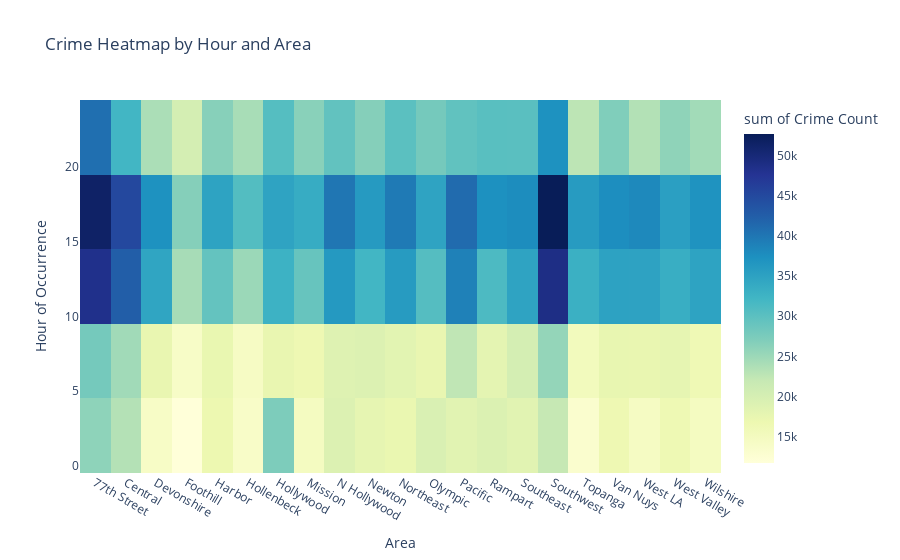

Notebook source saved alongside this figure:
### Code cell
# Create pivot table
heatmap_data = df.pivot_table(index='hour_occ', columns='area_name', values='dr_no', aggfunc='count', fill_value=0).reset_index()

# Convert pivot table to long format
heatmap_long = heatmap_data.melt(id_vars='hour_occ', var_name='Area', value_name='Crime Count')

# Interactive heatmap
fig = px.density_heatmap(heatmap_long, x='Area', y='hour_occ', z='Crime Count',
                         title="Crime Heatmap by Hour and Area",
                         labels={'hour_occ': 'Hour of Occurrence', 'Area': 'Area', 'Crime Count': 'Crime Count'},
                         color_continuous_scale='YlGnBu')
fig.show()

### Figure 1 — Plotly figure (JSON) as saved in the notebook; plotly's stock layout.template omitted (floating-point values rounded to 4 significant figures; data arrays with more than 128 entries replaced by an {"elided": "..."} marker saying what was removed)
{"data": [{"coloraxis": "coloraxis", "histfunc": "sum", "hovertemplate": "Area=%{x}<br>Hour of Occurrence=%{y}<br>sum of Crime Count=%{z}<extra></extra>", "name": "", "type": "histogram2d", "x": {"elided": "504 str values"}, "xaxis": "x", "xbingroup": "x", "y": {"elided": "504 int values"}, "yaxis": "y", "ybingroup": "y", "z": {"elided": "504 int values"}}], "layout": {"coloraxis": {"colorbar": {"title": {"text": "sum of Crime Count"}}, "colorscale": [[0, "rgb(255,255,217)"], [0.125, "rgb(237,248,177)"], [0.25, "rgb(199,233,180)"], [0.375, "rgb(127,205,187)"], [0.5, "rgb(65,182,196)"], [0.625, "rgb(29,145,192)"], [0.75, "rgb(34,94,168)"], [0.875, "rgb(37,52,148)"], [1, "rgb(8,29,88)"]]}, "legend": {"tracegroupgap": 0}, "title": {"text": "Crime Heatmap by Hour and Area"}, "xaxis": {"anchor": "y", "domain": [0, 1], "title": {"text": "Area"}}, "yaxis": {"anchor": "x", "domain": [0, 1], "title": {"text": "Hour of Occurrence"}}}}
